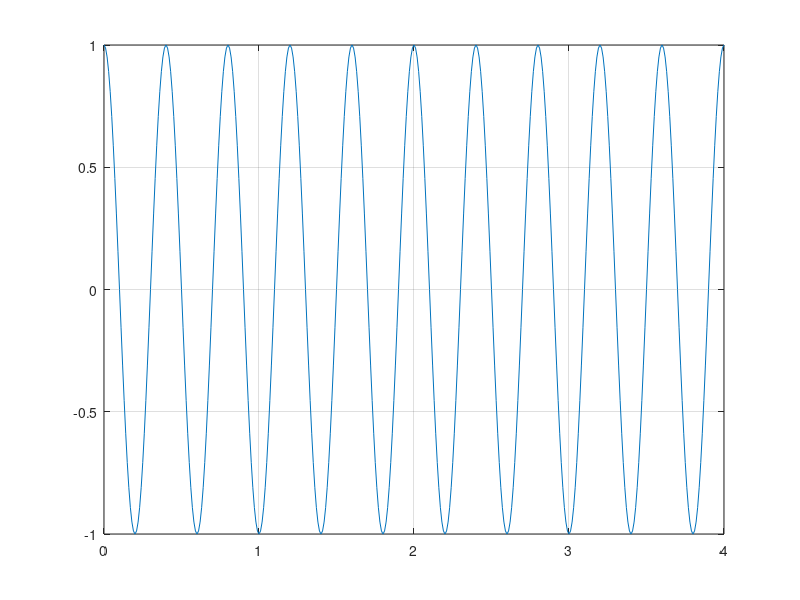
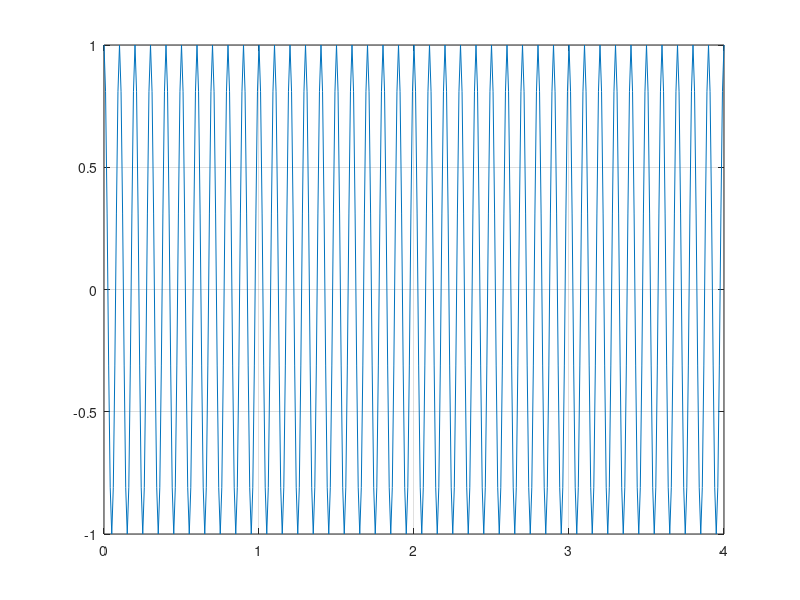
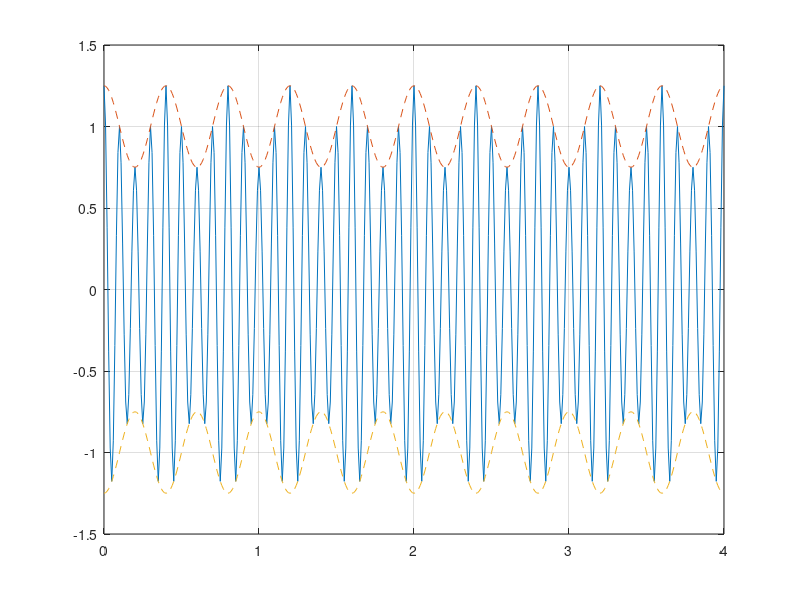
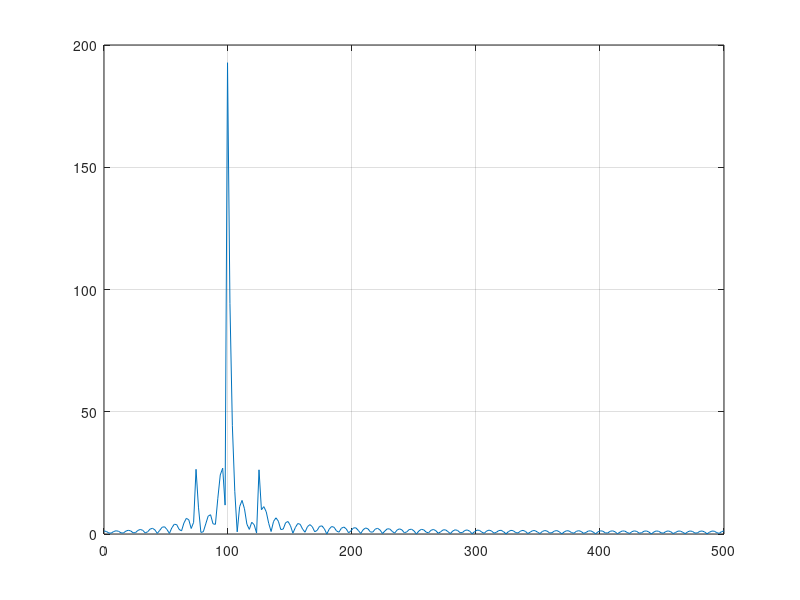

Source code (MATLAB) for these figures, in order:
clear all
close all
%% message to signal

t = 0:0.01:4;
message = cos(5*pi*t);
carry = cos(20*pi*t); % cos(2*pi*fc*t)
na = 0.25; 
s = ((1+na*message).*carry); % s(t) = [(A+x(t))*cos(2*pi*fc*t)]

figure;
plot(t, message); % figure 1
grid on

figure;
plot(t, carry); % figure 2
grid on

figure;
plot(t, (1+na*message).*carry); % figure 3
grid on
hold on;
plot(t, (1+na*message), '--', t, -(1+na*message), '--');
hold on;

%% fft

len = 2^nextpow2(max(size(carry)));
FFT = fft(s, len);
f = 1000/2*linspace(0, 1, len/2+1);
a = abs(FFT(1:len/2+1));
figure;
plot(f, a); % figure 4
grid on